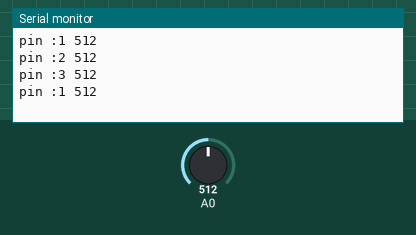
Simulated run of this sketch. Board: Arduino Uno, built with avr-gcc and run on an emulated ATmega328P. Shown: the last lines printed to the serial monitor. The inputs (shaded band) are chosen by the test bench; at power-on: A0 = 512.

Above: at 1.2 s.
1.3 s: A0 set to 716
At 1.41 s:
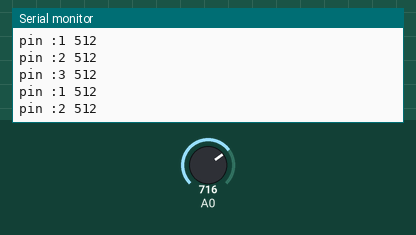
2.8 s: A0 set to 900
At 2.91 s:
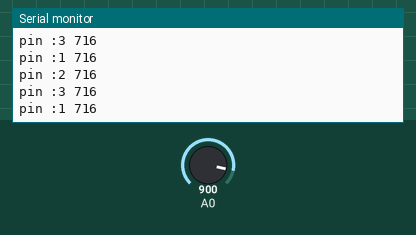
Timing chart, 0 to 5.8 s (numbered marks = the images above; inputs shaded):
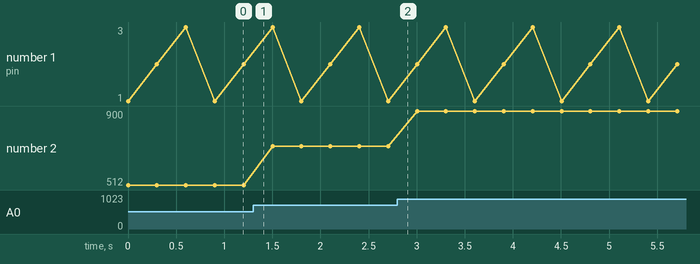

Measured:
- plotted number 2: 512 → 716 after the input at 1.3 s, 716 → 900 after the input at 2.8 s

The sketch:

esp_4051.ino
```cpp
int s0 = 4;
int s1 = 5;
void setup(){
pinMode(s0, OUTPUT);    // s0
pinMode(s1, OUTPUT);    // s1
Serial.begin(115200);
}

 //pin 1 is zoom
 //pin 2 is x
 //pin 0 is y

void loop () {


  for (int count=1; count<=3; count++) {

    digitalWrite(s0, bitRead(count,0));

    digitalWrite(s1, bitRead(count,1));


Serial.print("pin :");
Serial.print(count,HEX);
Serial.print(" ");
    Serial.println(analogRead(A0));
 delay(300);

  }

}
```
